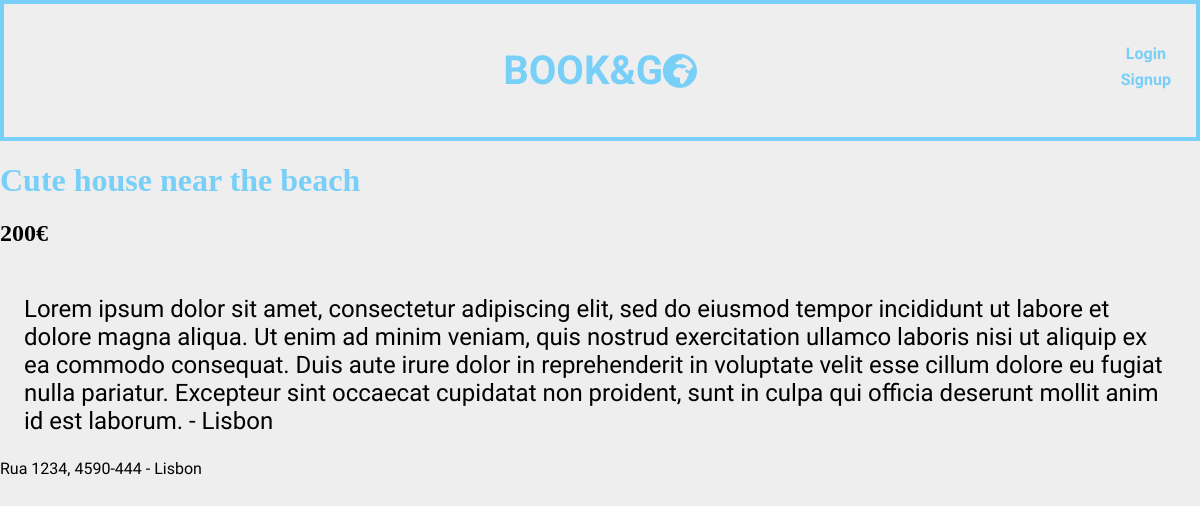
Before: /pages/house.php?id=1234 with the older database file.
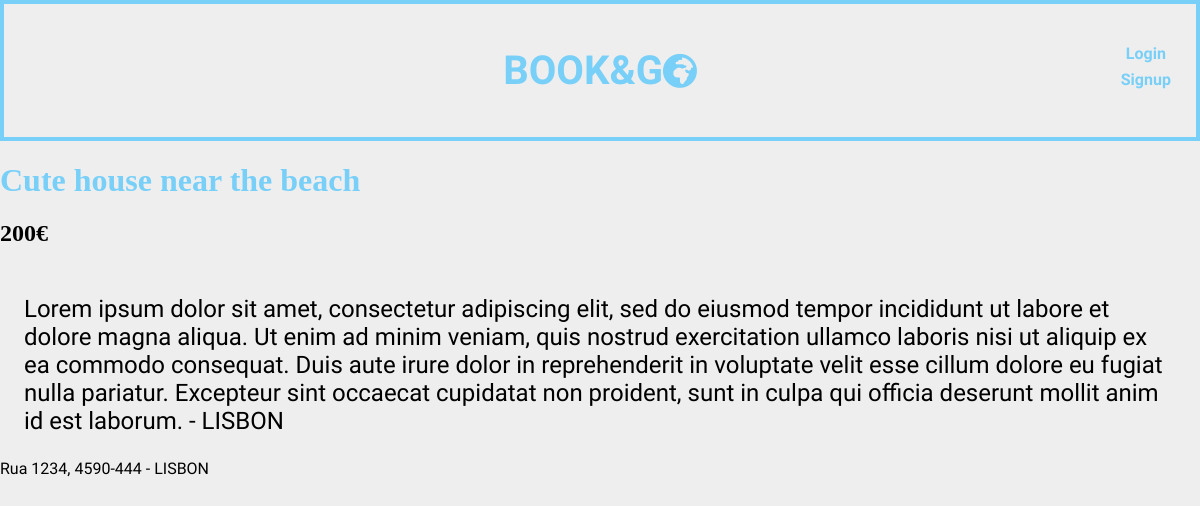
After: the same page with the newer database file.
### tables this page shows
CREATE TABLE place (
	id INTEGER PRIMARY KEY AUTOINCREMENT NOT NULL,
	title VARCHAR NOT NULL,
	price INTEGER NOT NULL,
	description VARCHAR,
	idusr INTEGER REFERENCES user,
	address VARCHAR,
	city VARCHAR
);

### database/db_get_prop.php (called while the page is built, shortened)
<?php
  function getProp($id) {
    $db = Database::instance()->db();
    $stmt = $db->prepare('SELECT * FROM place WHERE id = ?');
    $stmt->execute(array($id));
    return $stmt->fetch();
  }
?>

### templates/draw_place.php (the view, shortened to what this page needs)
<?php
    function draw_place($house){
        ?>
        <div id="house_full">
        <h1 id="tit"><a href="../pages/house.php?id=<?=$house['id']?>"><?=$house['title']?></a></h1>
        <h2 id="pri"><?=$house['price']?>€</h2>
        <p id="desc"><?=$house['description']?> - <?=$house['city']?></p>
        <p id="desc"><?=$house['address']?> - <?=$house['city']?></p>
    </div>
<?php
    }
?>

### pages/house.php (shortened to what this page needs)
<?php
include_once('../database/db_get_prop.php');
include_once('../templates/draw_header.php');
include_once('../templates/draw_place.php');
$id = $_GET['id'];
if(isset($_SESSION['username']))
    draw_header($_SESSION['username']);
else
    draw_header(null);
$house = getProp($id);
draw_place($house);
?>

### templates/draw_header.php (shortened to what this page needs)
<?php
function draw_header($username){
    ?>
    <!doctype html>
<html>
    <head>
        <link rel="stylesheet" href="../css/style.css">
        <link rel="stylesheet" href="https://use.fontawesome.com/releases/v5.3.1/css/all.css">
    </head>
    <body>
        <header>
        <h1><a href="../index.php">BOOK&G<i class="fas fa-globe-africa fa-sm"></i></a></h1>
        <?php if($username == NULL) { ?>
            <h2 id="index_login"><a href="../pages/login.php">Login</a></h2>
            <h2 id="index_signup"><a href="../pages/signup.php">Signup</a></h2>
        <?php } ?>
        </header>
<?php
}
?>

### css/style.css (style rules this page uses)
body { max-width: 80em; margin: 0 auto; --bg-color: #EEE; --panel-color: #FFF; --main-color: rgb(120, 207, 248); --dark-color: #333; --light-color: #CCC; --serif-font: 'Merriweather'; --sans-font: 'Open Sans Condensed'; background-color: var(--bg-color); background-image: url("https://images.wallpaperscraft.com/image/night_city_top_view_city_lights_119636_3840x2160.jpg") ; background-size: cover; }
a { color: var(--main-color); text-decoration: none; }
body > header { display: grid; border: 0.3em solid var(--main-color); grid-template-columns: 0.2fr 3fr 0.2fr; grid-auto-rows: 1fr 1fr ; grid-template-areas: ". hd login" ". hd signup"; margin: 0 0 1em 0; padding: 1em; font-size: 1em; text-align: center; color: var(--dark-color); }
body > header h1 { grid-area: hd; font-size: 2.5em; }
body > header h2#index_login { margin-top: 1.5em; margin-bottom: 0; grid-area: login; font-size: 1em; }
body > header h2#index_signup { margin: 0; grid-area: signup; font-size: 1em; }
body > header { font-family: 'McLaren', cursive; }
p:last-child { margin: 0; grid-column-start: 2; }
p:first-of-type { padding: 1em; margin-bottom: 0; font-size: 1.5rem; }
p { font-family: 'ZCOOL XiaoWei', serif; }

Changed rows visible on the page:
changed place "Cute house near the beach": city "Lisbon" → "LISBON"
